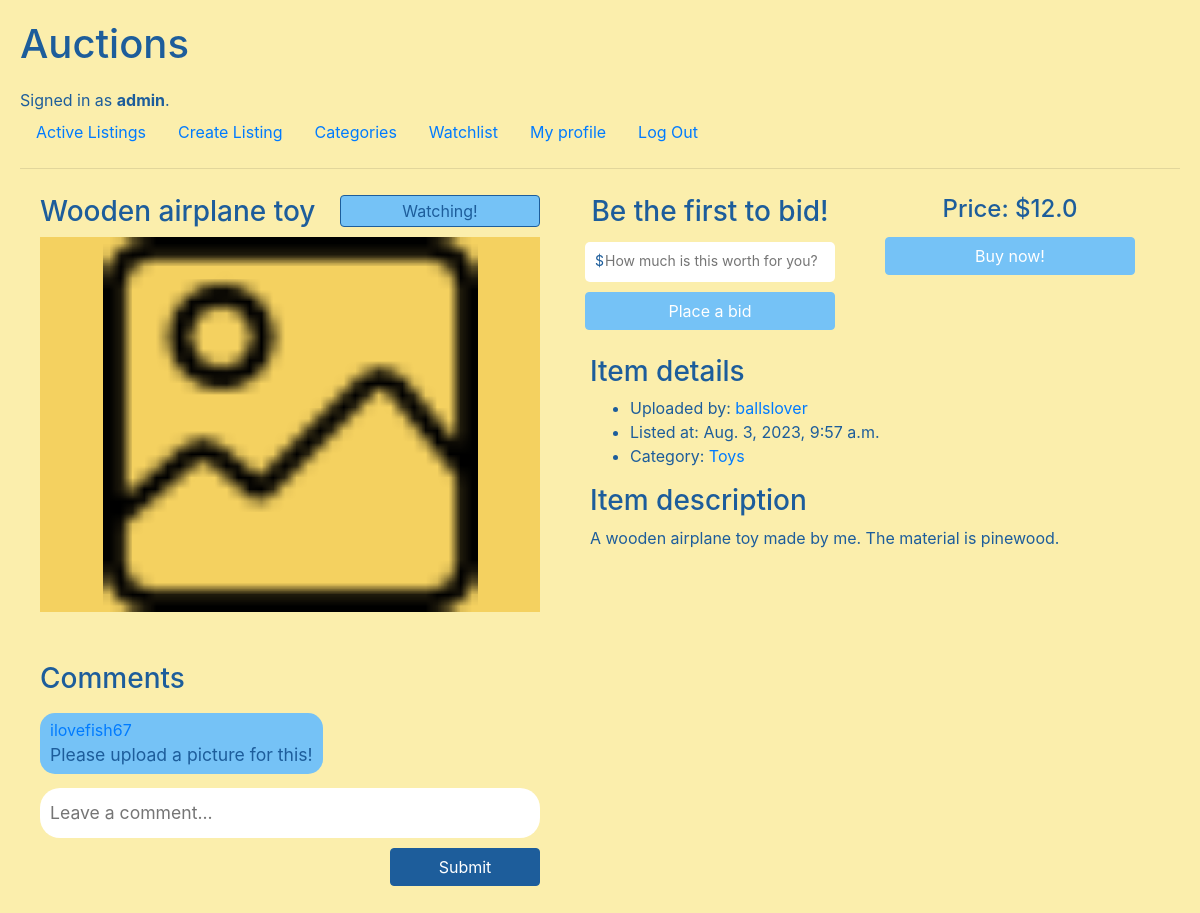
Page /listing/11 (signed in) on the earlier database version.
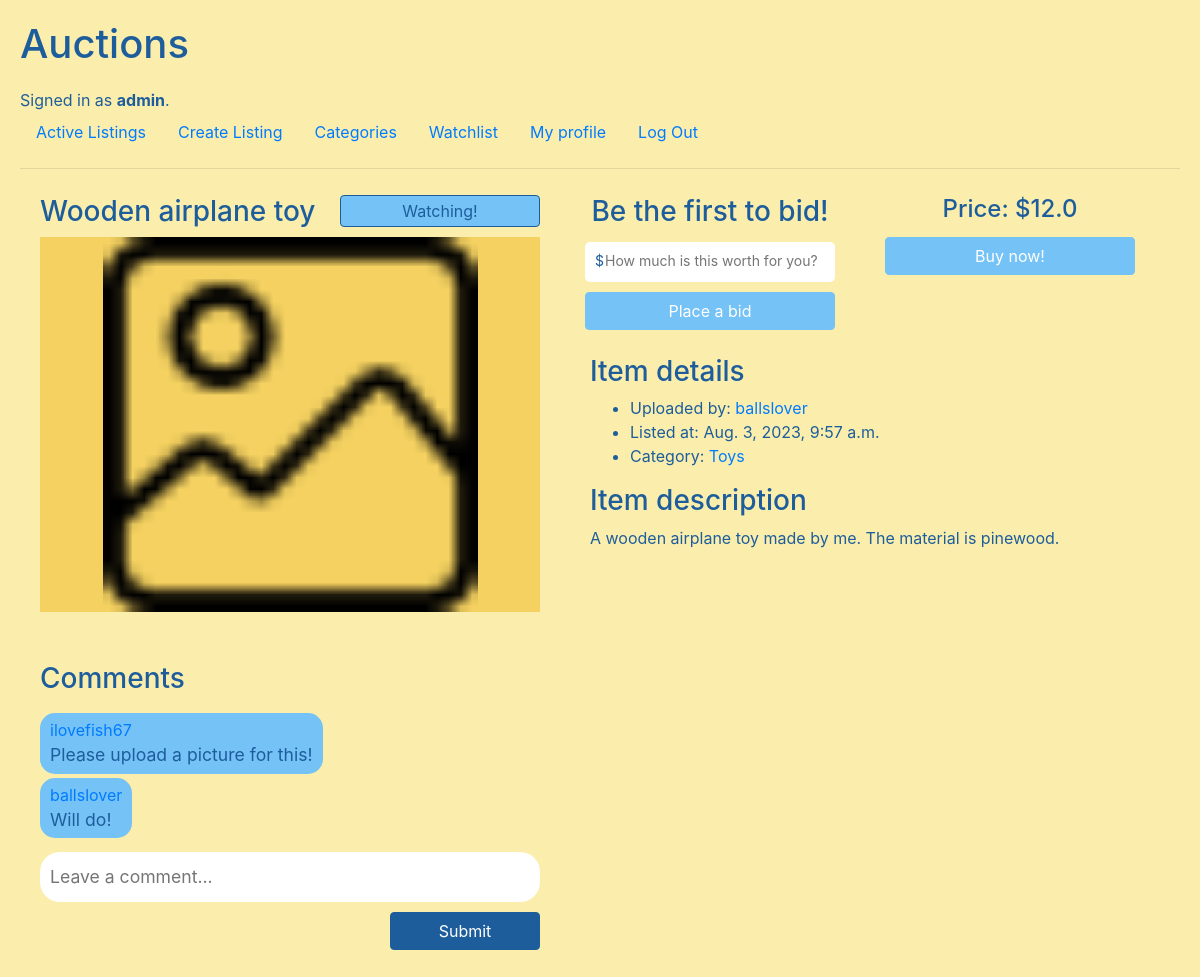
Same page on the later database version.
### auctions/models.py (models this page shows, shortened)
class Comment(models.Model):
    date = models.DateTimeField("date of comment")
    listing = models.ForeignKey(
        Listing, on_delete=models.CASCADE, related_name="comments", blank=True, null=True)
    text = models.CharField(max_length=120)
    user = models.ForeignKey(
        User, on_delete=models.CASCADE, related_name="comments")

class User(AbstractUser):
    pass

### auctions/views.py (the view, shortened to what this page needs)
# urls.py: path("listing/<int:listing_id>", views.listing, name="listing"),
def listing(request, listing_id):
    try:
        listing = Listing.objects.get(pk=listing_id)
    except Listing.DoesNotExist:
        return render(request, "auctions/404.html", {
            "id": listing_id
        })
    if listing.bids.all().exists():
        highest_bid = listing.bids.all().order_by("-value").first().value
    else:
        highest_bid = None
    bid_form = BidForm(
        initial={"user": request.user, "date": datetime.now(), "listing": listing})
    comment_form = CommentForm(
        initial={"user": request.user, "date": datetime.now(), "listing": listing})
    if request.user.is_authenticated:
        if not Watchlist.objects.filter(user=request.user).exists():
            Watchlist.objects.create(user=request.user)
        watchlist = Watchlist.objects.get(user=request.user)
    else:
        watchlist = None
    return render(request, "auctions/listing.html", {
        "listing": listing,
        "bid_form": bid_form,
        "comment_form": comment_form,
        "watchlist": watchlist,
        "highest_bid": highest_bid
    })

### auctions/views.py (shortened to what this page needs)
class BidForm(forms.ModelForm):
    class Meta:
        model = Bid
        fields = "__all__"
    def __init__(self, *args, **kwargs):
        super(BidForm, self).__init__(*args, **kwargs)
        self.fields["value"].widget.attrs.update({
            "placeholder": "How much is this worth for you?"
        })

class CommentForm(forms.ModelForm):
    class Meta:
        model = Comment
        fields = "__all__"
    def __init__(self, *args, **kwargs):
        super(CommentForm, self).__init__(*args, **kwargs)
        self.fields["text"].widget.attrs.update({
            "placeholder": "Leave a comment..."
        })

### auctions/models.py (called while the page is built)
    def __str__(self):
        return self.title

### auctions/templates/auctions/listing.html (shortened to what the changed rows need)
{% extends "auctions/layout.html" %}
{% load static %}
{% block body %}
<div id="listing-main">
    <div>
        <div>
            <div id="listing-bottom">
                {% if listing.comments.all.exists %}
                <ul>
                    {% for comment in listing.comments.all %}
                    <li>
                        <div>
                            <div>
                                <a href="{% url 'user' comment.user.username %}">
                                    {{comment.user }}</a>
                            </div>
                            <div class="comment">
                                {{ comment.text }}
                            </div>
                        </div>
                    </li>
                    {% endfor %}
                    {% else %}
                    <div>No comments yet.</div>
                    {% endif %}
                </div>
            </div>
        </div>
    </div>
    {% endblock %}

Differences in the rows shown:
added Comment: user "ballslover", text "Will do!"
